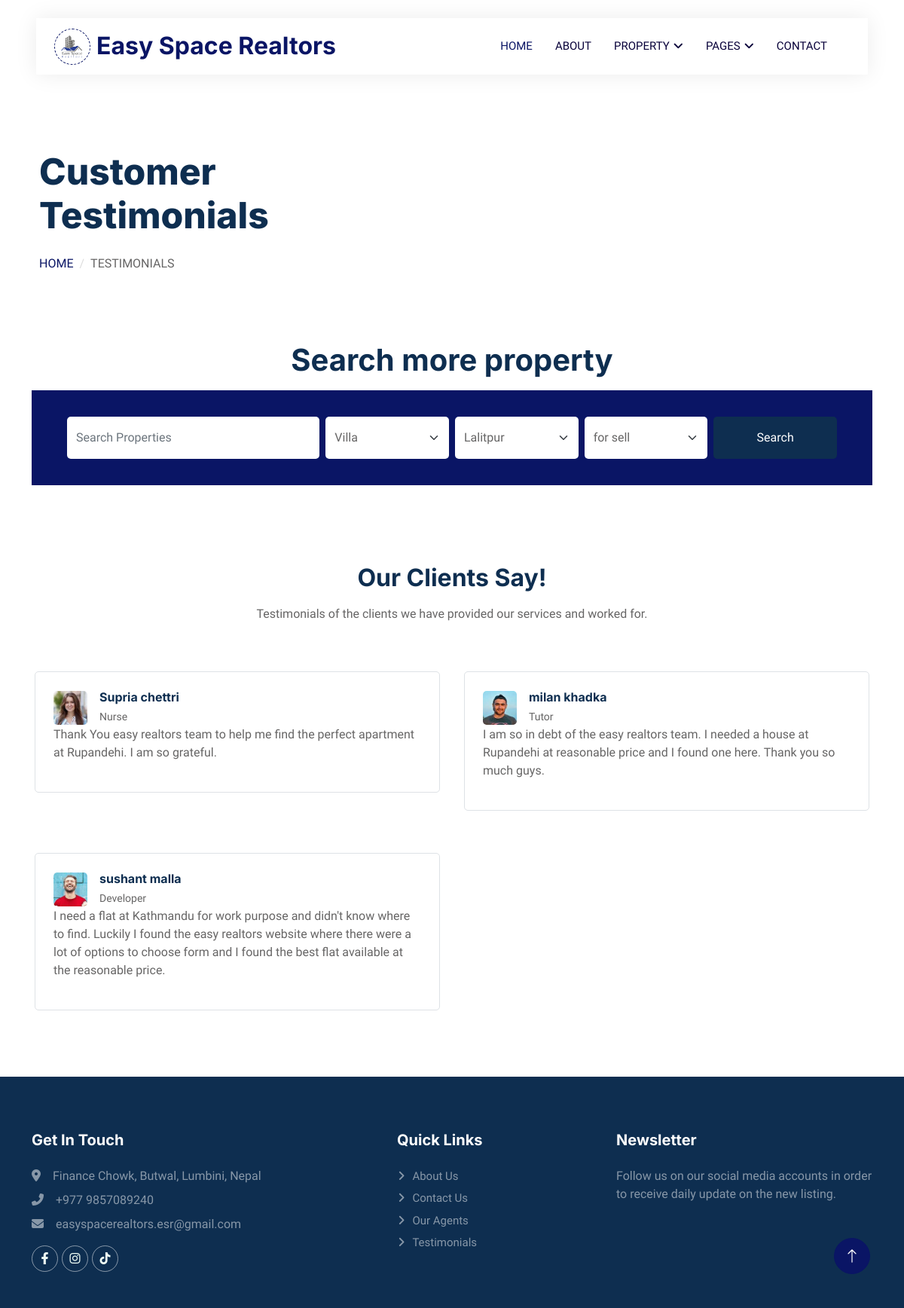
Page /testimonial/ on the committed database.
### app01/models.py (models this page shows, shortened)
class Testimonial(models.Model):
    fullname            = models.CharField(max_length=200,blank = True, null= True)
    image               = models.ImageField(upload_to='static/images', blank = True, null= True)
    profession          = models.CharField(max_length=200,null=True,default=None)
    comment             = models.TextField(null=True,default=None)
    created_at          = models.DateTimeField(auto_now=True)
    updated_at          = models.DateTimeField(auto_now_add=True)

### app01/views.py (the view)
# urls.py: path('testimonial/', views.testimonial_view, name='testimonial_view'),
def testimonial_view(request):
    testimonials    = Testimonial.objects.all().order_by('-updated_at')
    paginator       = Paginator(testimonials, 16)
    page            = request.GET.get("page")
    testimonials    = paginator.get_page(page)
    context = {
        'testimonials' : testimonials
    }
    return render(request, 'app01/testimonials.html', context)

### app01/context_processor.py (called while the page is built)
def menu_links(request):
    try:
        locations = City.objects.all()
    except:
        locations = None
    try:
        types = PropertyType.objects.all()
    except:
        types = None
    try:
        c_agents = Agent.objects.all()
    except:
        c_agents = None
    try:
        c_agents=c_agents[:4]
    except:
        pass
    try:
        c_testimonials = Testimonial.objects.all()[:3]
    except:
        c_testimonials = Testimonial.objects.all()
    return dict( locations = locations , types = types , c_agents = c_agents , c_testimonials = c_testimonials)

### templates/app01/testimonials.html (shortened to what this page needs)
{% extends './base.html' %}
{% load static %}
{% block content %}
<div class="container-fluid header bg-white p-0 m-1">
    <div class="row g-0 align-items-center flex-column-reverse flex-md-row">
        <div class="col-md-6 p-5 mt-lg-5">
            <h1 class="display-5 animated fadeIn mb-4">Customer Testimonials</h1>
                <nav aria-label="breadcrumb animated fadeIn">
                <ol class="breadcrumb text-uppercase">
                    <li class="breadcrumb-item"><a href="#">Home</a></li>
                    <li class="breadcrumb-item text-body active" aria-current="page">Testimonials</li>
                </ol>
            </nav>
        </div>
        <div class="col-md-6 animated fadeIn">
        </div>
    </div>
</div>
<div class="container-xxl py-2 pt-4">
    <div class="container">
        <div class="text-center mx-auto mb-1 wow fadeInUp" data-wow-delay="0.1s">
            <h1 class="mb-3">Search more property</h1>
            {% include '../includes/searchblock.html' %}
        </div>
    </div>
</div>
<div class="container-xxl py-5">
    <div class="container">
        <div class="text-center mx-auto mb-5 wow fadeInUp" data-wow-delay="0.1s" style="max-width: 600px;">
            <h2 class="mb-3">Our Clients Say!</h2>
            <p>Testimonials of the clients we have provided our services and worked for.</p>
        </div>
        <div class="row g-4">
            {% for testimonial in testimonials %}
            <div class="testimonial-item bg-light rounded p-3 col-12 col-md-6">
                <div class="bg-white border rounded p-4">
                    <div class="d-flex align-items-center">
                        <img class="img-fluid flex-shrink-0 rounded" src="{{testimonial.image.url}}" style="width: 45px; height: 45px;">
                        <div class="ps-3">
                            <h6 class="fw-bold mb-1">{{testimonial.fullname}}</h6>
                            <small>{{testimonial.profession}}</small>
                        </div>
                    </div>
                    <p>{{testimonial.comment}}</p>
                </div>
            </div>
            {% endfor %}
        </div>
    </div>
</div>
{% endblock content %}

### static/css/style.css (style rules this page uses)
:root { --primary: #0a1565; --secondary: #FF6922; --light: #EFFDF5; --dark: #09023a; }
@media (min-width: 992px) { .header { margin-top: -120px; } }
.breadcrumb-item + .breadcrumb-item::before { color: #DDDDDD; }

### rows in the picture
Testimonial: image (picture), fullname "Supria chettri", profession "Nurse", comment "Thank You easy realtors team to help me find the perfect apartment at Rupandehi. I am so grateful."
Testimonial: image (picture), fullname "milan khadka", profession "Tutor", comment "I am so in debt of the easy realtors team. I needed a house at Rupandehi at reasonable price and I found one here. Thank you so much guys."
Testimonial: image (picture), fullname "sushant malla", profession "Developer", comment "I need a flat at Kathmandu for work purpose and didn't know where to find. Luckily I found the easy realtors website where there were a lot of options to choose form and I found the best flat available at the reasonable price."

### other values in the picture
form field types "Villa"
form field city "Lalitpur"
